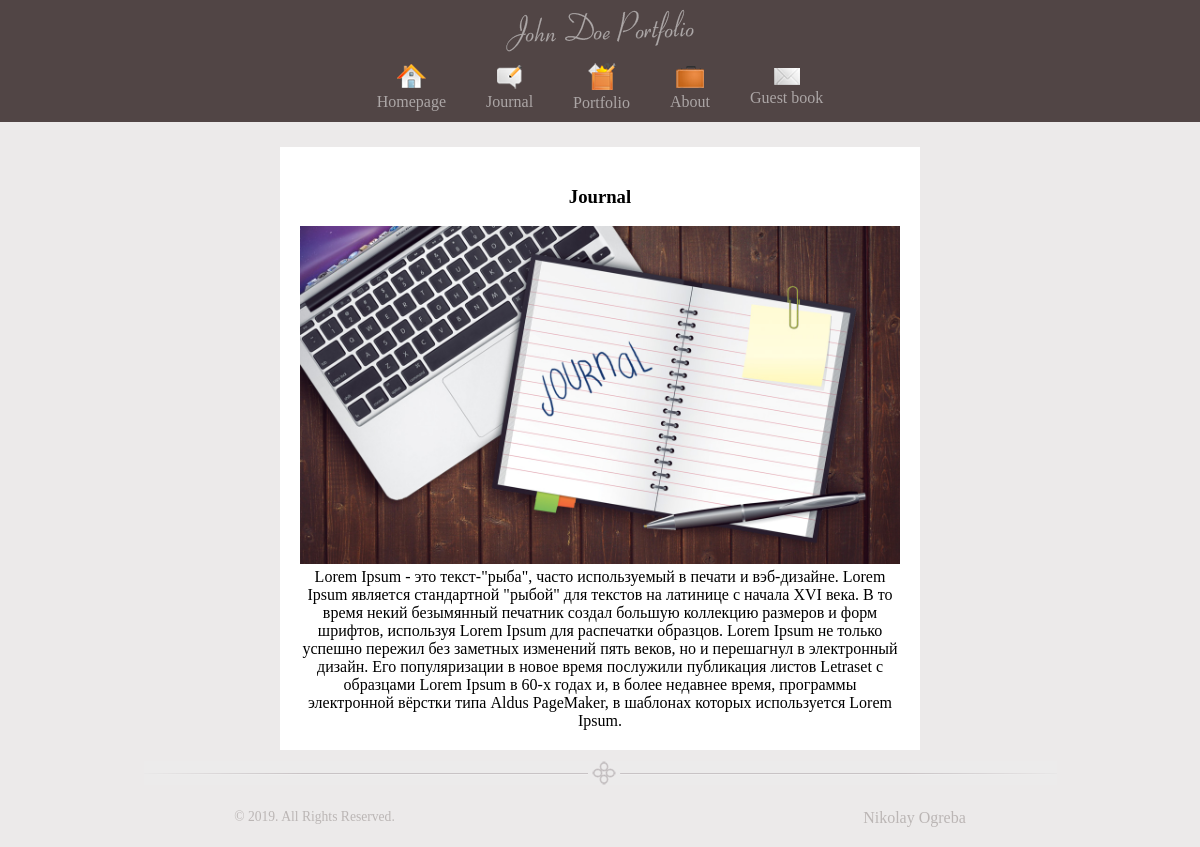
The page /?view=page&page_id=2 on the database its author committed.
### tables this page shows
CREATE TABLE IF NOT EXISTS `pages` (
  `id` tinyint(3) unsigned NOT NULL,
  `metaKey` varchar(255) NOT NULL,
  `metaDes` varchar(255) NOT NULL,
  `iconImg` varchar(255) NOT NULL DEFAULT 'notImg.png',
  `imgPage` varchar(255) NOT NULL DEFAULT 'no img',
  `titleSite` varchar(255) NOT NULL,
  `textSite` text NOT NULL,
  `namePage` varchar(255) NOT NULL DEFAULT 'no name'
);

### controller/controller.php (called while the page is built, shortened)
<?php
    $pages = get_full_pages();
    $view = empty($_GET['view']) ? 'guest_book' : $_GET['view'];
    switch($view) {
    	case('page'):
    		if(isset($_GET['page_id'])) {
    			$get_page_id = abs( (int)$_GET['page_id'] );
    			$page = get_page($get_page_id);
    		}
    	break;
    }
    require(TEMPLATE . 'index.php');

### index.php (called while the page is built, shortened)
<?php
	require(CONTROLLER);
?>

### model/model.php (called while the page is built, shortened)
<?php
	function get_full_pages()
	{
		$query = "SELECT `id`, `iconImg`, `titleSite`, `namePage` FROM `pages`";
		$res_select_pages = mysqli_query($GLOBALS['db'], $query) or die(mysqli_error($GLOBALS['db']));
		$get_array_pages = [];
		while($row = mysqli_fetch_assoc($res_select_pages)) {
			$get_array_pages[] = $row;
		}
		return $get_array_pages;
	}
	function get_page($get_page_id)
	{
		$query = "SELECT `metaKey`, `metaDes`, `iconImg`, `imgPage`, `titleSite`, `textSite` FROM `pages` WHERE `id` = $get_page_id";
		$res_select_page = mysqli_query($GLOBALS['db'], $query) or die(mysqli_error($GLOBALS['db']));
		$get_page = [];
		while($row = mysqli_fetch_assoc($res_select_page)) {
			$get_page = $row;
		}
		return $get_page;
	}

### views/viewGuestBook/page.php (the view)
<?php if(!empty($page)): ?>
	<h3><?=$page['titleSite']?></h3>
	<?php if(isset($page['imgPage']) && $page['imgPage'] != 'no img'): ?>
	<img src='<?=TEMPLATE?>images/bg_pages/<?=$page['imgPage']?>' alt='<?=$page['titleSite']?>' />
	<?php endif; ?>
	<?=$page['textSite']?>
<?php else: ?>
	<h3>Такой страницы нет на нашем сайте..</h3>
<?php endif; ?>

### views/viewGuestBook/blocks/header.php (shortened to what this page needs)
<!DOCTYPE HTML>
<html xmlns="http://www.w3.org/1999/xhtml">
<head>
    <link rel="stylesheet" href="<?=TEMPLATE?>styles/main.css" type="text/css" />
</head>
<body>
    <div id="container">
        <div id='header'>
            <img src="<?=TEMPLATE?>images/logo.png" alt = "Логотип сайта" />
            <nav>
                <?php foreach ($pages as $value): ?>
                    <?php if(isset($value['namePage']) && $value['namePage'] === 'no name'): ?>
                        <a href="?view=page&amp;page_id=<?=$value['id']?>">
                        <img src="<?=TEMPLATE?>images/<?=$value['iconImg']?>" alt="<?=$value['titleSite']?>" />
                            <br />
                        <span><?=$value['titleSite']?></span>
                    </a>
                    <?php else: ?>
                        <a href="?view=<?=$value['namePage']?>&amp;page_id=<?=$value['id']?>">
                        <img src="<?=TEMPLATE?>images/<?=$value['iconImg']?>" alt="<?=$value['titleSite']?>" />
                            <br />
                        <span><?=$value['titleSite']?></span>
                    </a>
                    <?php endif; ?>
                <?php endforeach; ?>
            </nav>
        </div>

### views/viewGuestBook/styles/main.css (style rules this page uses)
html { height: 100%; }
body { background-color: #ECEAEA; font-family: Tahoma; font-size: 12pt; margin: 0; padding: 0 0 1px 0; display: block; min-height: 100%; width: 100%; overflow-y: hidden; position: relative; overflow: auto; }
a img { border: none; }
nav { display: flex; align-items: center; justify-content: center; }
#container { text-align: center; margin: 0 auto; }
#container nav { padding: 0 0 10px; }
#container nav a { color: #ACA6A6; text-decoration: none; padding: 0 20px; }
#header { background-color: #514545; }
#content img { width: 100%; }

### rows shown on the page
pages: iconImg (picture), titleSite "Homepage"
pages: iconImg (picture), titleSite "Journal", imgPage (picture), textSite "Lorem Ipsum - это текст-\"рыба\", часто используемый в печати и вэб-дизайне. Lorem Ipsum является стандартной \"рыбой\" для текстов на латинице с начала XVI века. В то время некий безымянный печатник создал большую коллекцию размеров и форм шрифтов, используя Lorem Ipsum для распечатки образцов. Lorem Ipsum не только успешно пережил без заметных изменений пять веков, но и перешагнул в электронный дизайн. Его популяризации в новое время послужили публикация листов Letraset с образцами Lorem Ipsum в 60-х годах и, в более недавнее время, программы электронной вёрстки типа Aldus PageMaker, в шаблонах которых используется Lorem Ipsum."
pages: iconImg (picture), titleSite "Portfolio"
pages: iconImg (picture), titleSite "About"
pages: iconImg (picture), titleSite "Guest book"
